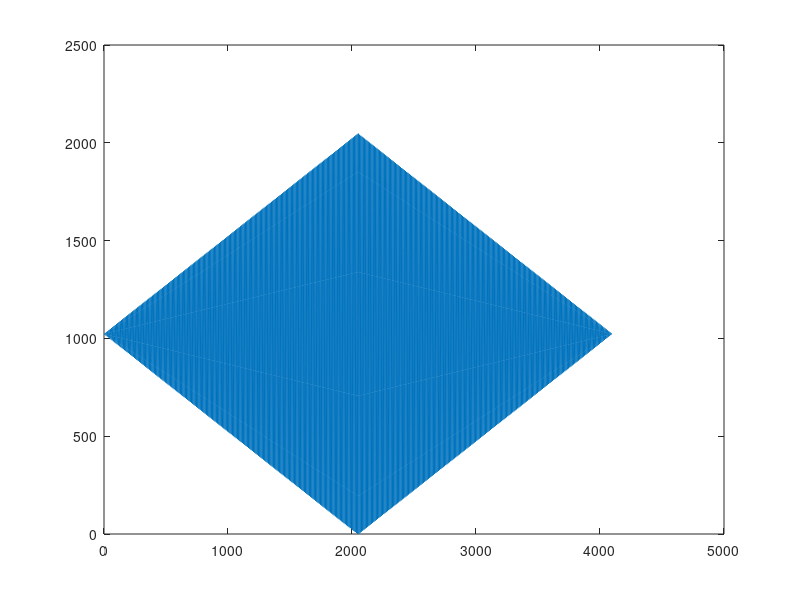
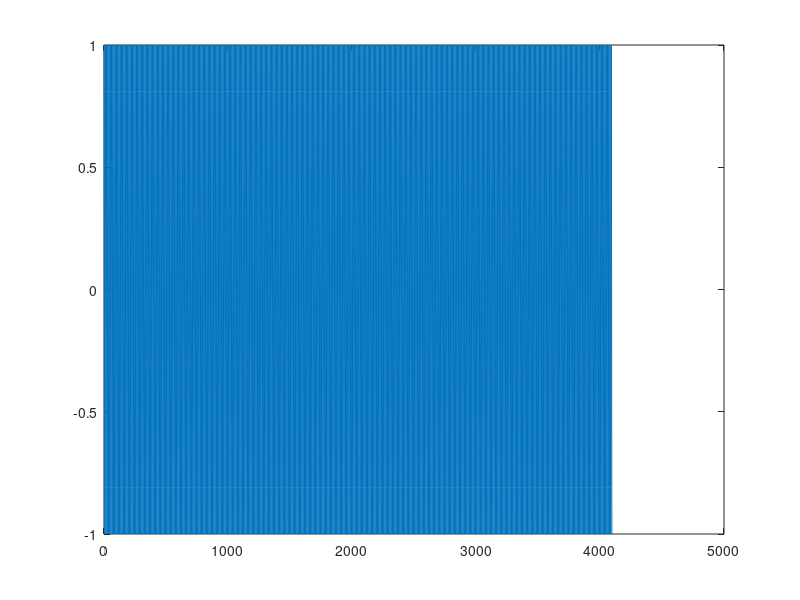

Recreate these plots in MATLAB, in order.
clearvars;
clc;

coefficients1 = polyfit([0, 4096/2], [0, 4096/2], 1);
a1 = coefficients1 (1);
b1 = coefficients1 (2);

coefficients2 = polyfit([4096/2, 4096], [4096/2, 0], 1);
a2 = coefficients2 (1);
b2 = coefficients2 (2);

x1 = 0:4096/2-1;
y1 = a1*x1 + b1;
x2 = 4096/2:4096-1;
y2 = a2*x2 + b2;

z = [y1, y2];
unmod = z;

fs = 200000;
f_carr = 20000;
N = 16;
M = 1;
samples_per_bit = 256;
b_len = N*samples_per_bit; % block length
n_block = 1;
tempTime = (0:b_len*n_block-1)/fs;

seq_cos = real(z).*cos(2*pi*f_carr*tempTime);  % Carrier 1
seq_sin = imag(z).*-sin(2*pi*f_carr*tempTime); % Carrier 2

z = seq_cos + seq_sin;

z_pos = z - min(z); %% all between 0 and 2
z_norm = (z_pos/(max(z_pos))).*(2^11 - 1); %% all between 0 and 4095
z_round = floor(z_norm);
z_bin = dec2bin(z_round,11);

figure(1)
plot(bin2dec(z_bin))


seq_r = real(unmod);
seq_i = imag(unmod);
seq_r_pos = seq_r - min(seq_r);
seq_i_pos = seq_i - min(seq_i);
seq_r_norm = (seq_r_pos/(max(seq_r_pos))).*(2^31 -1); %% all between 
seq_i_norm = (seq_i_pos/(max(seq_r_pos))).*(2^31 -1); %% all between 
seq_r_round = floor(seq_r_norm);
seq_i_round = floor(seq_i_norm);
seq_r_bin = dec2bin(seq_r_round,31);
seq_i_bin = dec2bin(seq_i_round,31);
seq = [seq_i_bin seq_r_bin];

figure(2)
plot(bin2dec(seq_r_bin))


%% 

%%%% Cos and Sin Generation %%%%%%

fs = 200000;
f_carr = 20000;
samples_per_bit = 256;
b_len = N*samples_per_bit; % block length
n_block = 1;
tempTime = (0:b_len*n_block-1)/fs;

cos_data = cos(2*pi*f_carr*tempTime);
sin_data = -sin(2*pi*f_carr*tempTime);

plot(cos_data)
